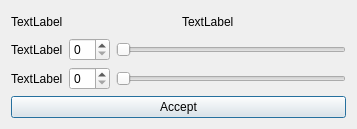
<?xml version="1.0" encoding="UTF-8"?>
<ui version="4.0">
 <class>BankDialog</class>
 <widget class="QDialog" name="BankDialog">
  <property name="geometry">
   <rect>
    <x>0</x>
    <y>0</y>
    <width>357</width>
    <height>129</height>
   </rect>
  </property>
  <property name="windowTitle">
   <string>Dialog</string>
  </property>
  <layout class="QGridLayout" name="gridLayout">
   <item row="2" column="0">
    <layout class="QHBoxLayout" name="repayHorizontalLayout">
     <item>
      <widget class="QLabel" name="label_Repay">
       <property name="text">
        <string>TextLabel</string>
       </property>
      </widget>
     </item>
     <item>
      <widget class="QSpinBox" name="spinBox_Repay"/>
     </item>
     <item>
      <widget class="QSlider" name="horizontalSlider_Repay">
       <property name="orientation">
        <enum>Qt::Horizontal</enum>
       </property>
      </widget>
     </item>
    </layout>
   </item>
   <item row="1" column="0">
    <layout class="QHBoxLayout" name="horizontalLayout_Borrow">
     <item>
      <widget class="QLabel" name="label_Borrow">
       <property name="text">
        <string>TextLabel</string>
       </property>
      </widget>
     </item>
     <item>
      <widget class="QSpinBox" name="spinBox_Borrow"/>
     </item>
     <item>
      <widget class="QSlider" name="horizontalSlider_Borrow">
       <property name="orientation">
        <enum>Qt::Horizontal</enum>
       </property>
      </widget>
     </item>
    </layout>
   </item>
   <item row="0" column="0">
    <layout class="QHBoxLayout" name="horizontalLayout">
     <item>
      <widget class="QLabel" name="label_InterestRate">
       <property name="text">
        <string>TextLabel</string>
       </property>
      </widget>
     </item>
     <item>
      <widget class="QLabel" name="label_Liability">
       <property name="text">
        <string>TextLabel</string>
       </property>
      </widget>
     </item>
    </layout>
   </item>
   <item row="3" column="0">
    <widget class="QPushButton" name="pushButton_Accept">
     <property name="text">
      <string>Accept</string>
     </property>
    </widget>
   </item>
  </layout>
 </widget>
 <resources/>
 <connections/>
</ui>
